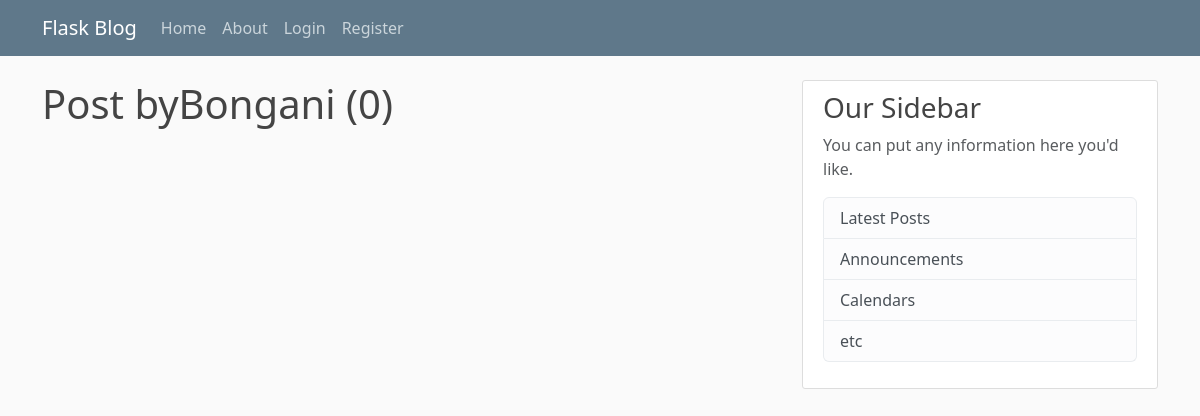
The page /user/Bongani on the database as committed earlier.
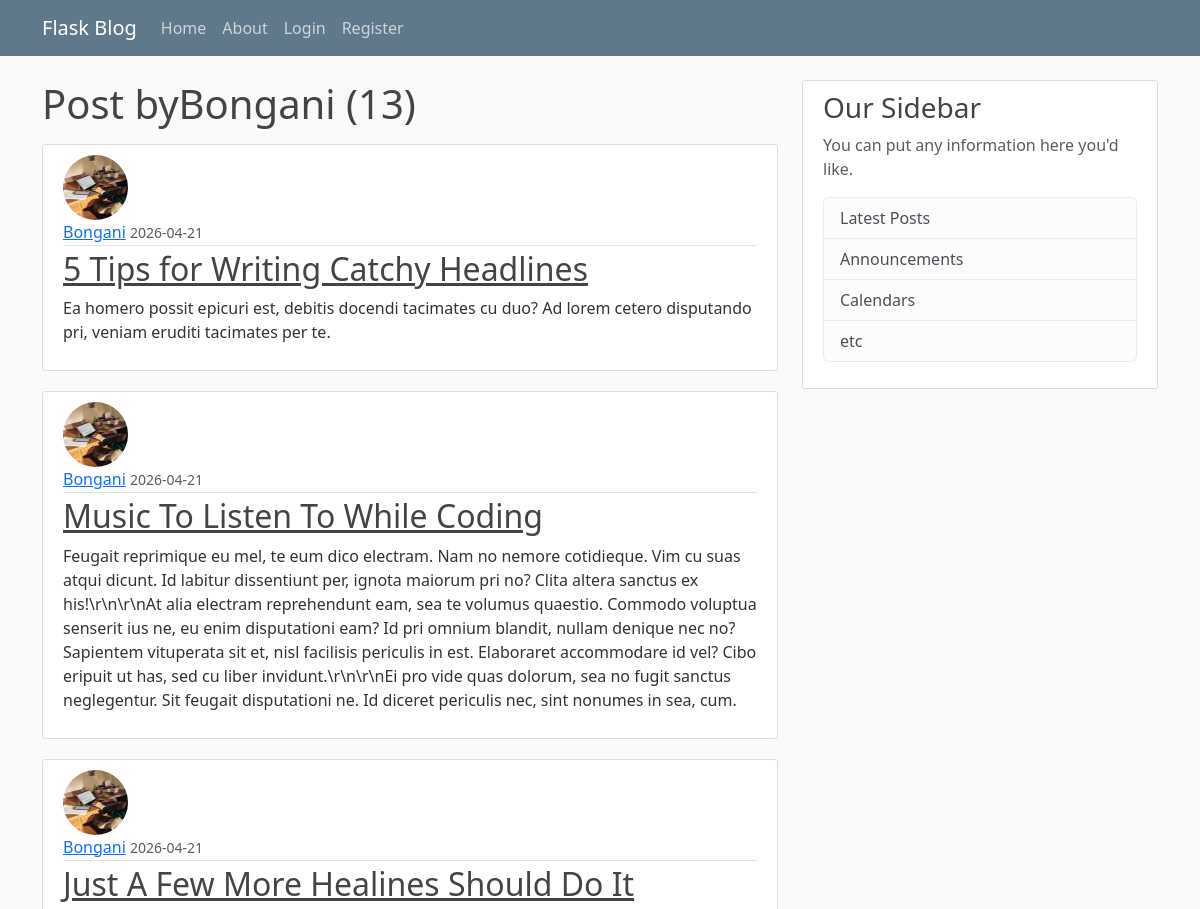
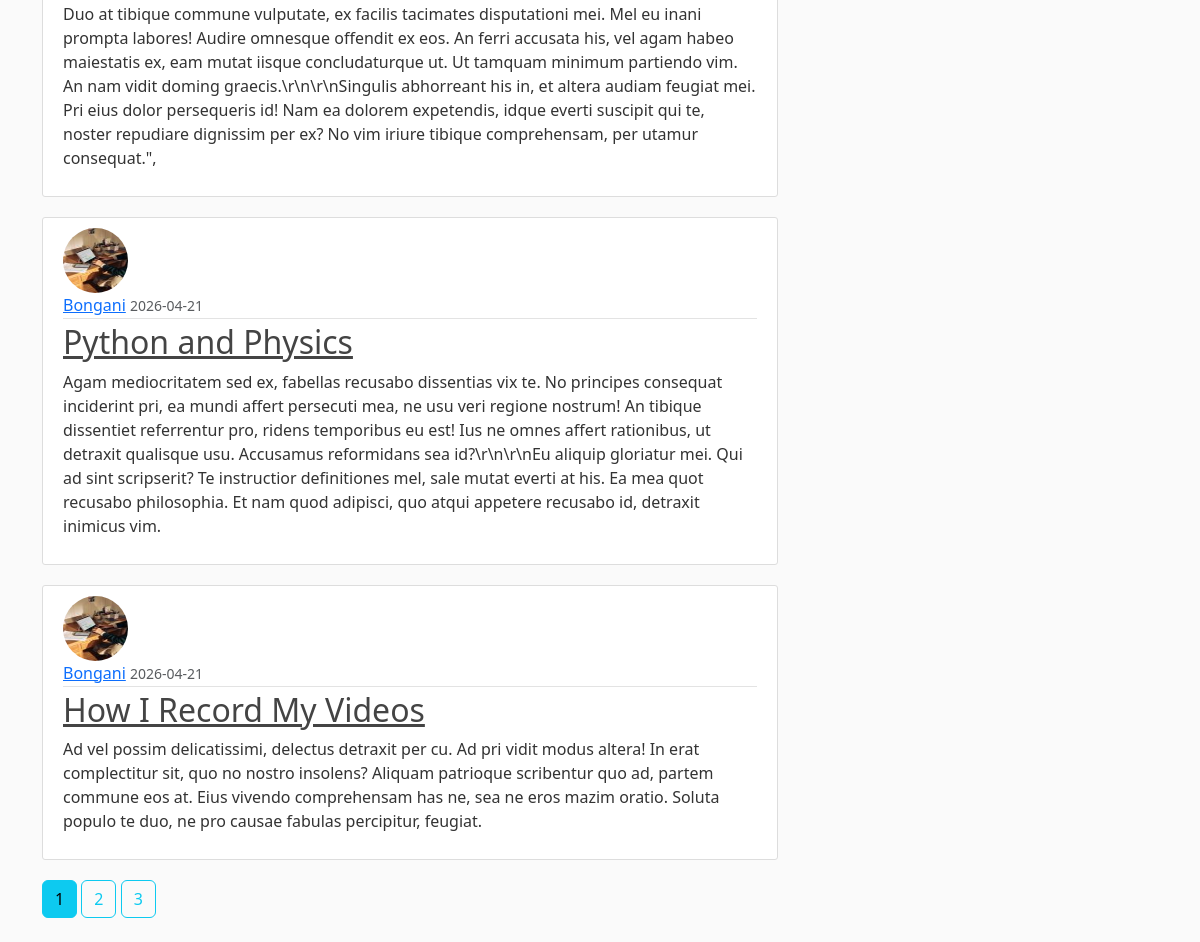
The same page on the database as committed later (2 pictures, top to bottom).
### blogsite/models.py (models this page shows, shortened)
class Post(db.Model):
    id = db.Column(db.Integer, primary_key=True)
    title = db.Column(db.String(100), nullable=False)
    date_posted = db.Column(db.DateTime, nullable=False, default=datetime.now)
    content = db.Column(db.Text, nullable=False)
    user_id = db.Column(db.Integer, db.ForeignKey('user.id'), nullable=False)

class User(db.Model, UserMixin):
    id = db.Column(db.Integer, primary_key=True)
    username = db.Column(db.String(20), unique=True, nullable=False)
    email = db.Column(db.String(120), unique=True, nullable=False)
    image_file = db.Column(db.String(20), nullable=False, default='default.jpg')
    password = db.Column(db.String(60), nullable=False)
    posts = db.relationship('Post', backref='author', lazy=True)

### blogsite/users/routes.py (the view)
@users.route("/user/<string:username>")
def user_posts(username):
    page = request.args.get('page', 1, type=int)
    user = User.query.filter_by(username=username).first_or_404()
    post = Post.query.filter_by(author=user)\
        .order_by(Post.date_posted.desc())\
        .paginate(page=page, per_page=5)
    return render_template("user_posts.html", posts=post, user=user)

### blogsite/templates/user_posts.html
{% extends "layout.html" %}
{% block content %}
    <h1 class="mb-3">Post by{{ user.username }} ({{posts.total}})</h1>
    {% for post in posts.items %}
        <article class="media content-section">
            <img class="rounded-circle article-img" src="{{url_for('static', filename='profile_pics/' + post.author.image_file)}}">
            <div class="media-body">
                <div class="article-metadata">
                <a class="mr-2" href="{{ url_for('users.user_posts', username=post.author.username) }}">{{ post.author.username }}</a>
                <small class="text-muted">{{ post.date_posted.strftime('%Y-%m-%d') }}</small>
                </div>
                <h2><a class="article-title" href="{{ url_for('posts.post', post_id=post.id) }}">{{ post.title }}</a></h2>
                <p class="article-content">{{ post.content }}</p>
            </div>
        </article>
    {% endfor %}
    {% for page_num in posts.iter_pages(left_edge=1, right_edge=1, left_current=1, right_current=2) %}
        {% if page_num %}
            {% if page_num == posts.page %}
                <a class="btn btn-info mb-4" href="{{ url_for('users.user_posts', username=user.username, page=page_num) }}">{{ page_num }}</a>
            {% else %}
                <a class="btn btn-outline-info mb-4" href="{{ url_for('users.user_posts', username=user.username, page=page_num) }}">{{ page_num }}</a>
            {% endif %}
        {% else %}
            <span>...</span>
        {% endif %}
    {% endfor %}
{% endblock %}

Rows that differ between the two databases and show on the page:
added Post: image_file (picture), author.username "Bongani", date_posted "2026-04-21", title "5 Tips for Writing Catchy Headlines", content "Ea homero possit epicuri est, debitis docendi tacimates cu duo? Ad lorem cetero disputando pri, veniam eruditi tacimates per te."
added Post: image_file (picture), author.username "Bongani", date_posted "2026-04-21", title "Music To Listen To While Coding", content "Feugait reprimique eu mel, te eum dico electram. Nam no nemore cotidieque. Vim cu suas atqui dicunt. Id labitur dissentiunt per, ignota maiorum pri no? Clita altera sanctus ex his!\\r\\n\\r\\nAt alia electram reprehendunt eam, sea te volumus quaestio. Commodo voluptua senserit ius ne, eu enim disputationi eam? Id pri omnium blandit, nullam denique nec no? Sapientem vituperata sit et, nisl facilisis periculis in est. Elaboraret accommodare id vel? Cibo eripuit ut has, sed cu liber invidunt.\\r\\n\\r\\nEi pro vide quas dolorum, sea no fugit sanctus neglegentur. Sit feugait disputationi ne. Id diceret periculis nec, sint nonumes in sea, cum."
added Post: image_file (picture), author.username "Bongani", date_posted "2026-04-21", title "Just A Few More Healines Should Do It", content "Duo at tibique commune vulputate, ex facilis tacimates disputationi mei. Mel eu inani prompta labores! Audire omnesque offendit ex eos. An ferri accusata his, vel agam habeo maiestatis ex, eam mutat iisque concludaturque ut. Ut tamquam minimum partiendo vim. An nam vidit doming graecis.\\r\\n\\r\\nSingulis abhorreant his in, et altera audiam feugiat mei. Pri eius dolor persequeris id! Nam ea dolorem expetendis, idque everti suscipit qui te, noster repudiare dignissim per ex? No vim iriure tibique comprehensam, per utamur consequat.\","
added Post: image_file (picture), author.username "Bongani", date_posted "2026-04-21", title "Python and Physics", content "Agam mediocritatem sed ex, fabellas recusabo dissentias vix te. No principes consequat inciderint pri, ea mundi affert persecuti mea, ne usu veri regione nostrum! An tibique dissentiet referrentur pro, ridens temporibus eu est! Ius ne omnes affert rationibus, ut detraxit qualisque usu. Accusamus reformidans sea id?\\r\\n\\r\\nEu aliquip gloriatur mei. Qui ad sint scripserit? Te instructior definitiones mel, sale mutat everti at his. Ea mea quot recusabo philosophia. Et nam quod adipisci, quo atqui appetere recusabo id, detraxit inimicus vim."
added Post: image_file (picture), author.username "Bongani", date_posted "2026-04-21", title "How I Record My Videos", content "Ad vel possim delicatissimi, delectus detraxit per cu. Ad pri vidit modus altera! In erat complectitur sit, quo no nostro insolens? Aliquam patrioque scribentur quo ad, partem commune eos at. Eius vivendo comprehensam has ne, sea ne eros mazim oratio. Soluta populo te duo, ne pro causae fabulas percipitur, feugiat."
Other text that changed with them:
{{ posts.total }}: "0" → "13"
new list line: "1"
new list line: "2"
new list line: "3"
